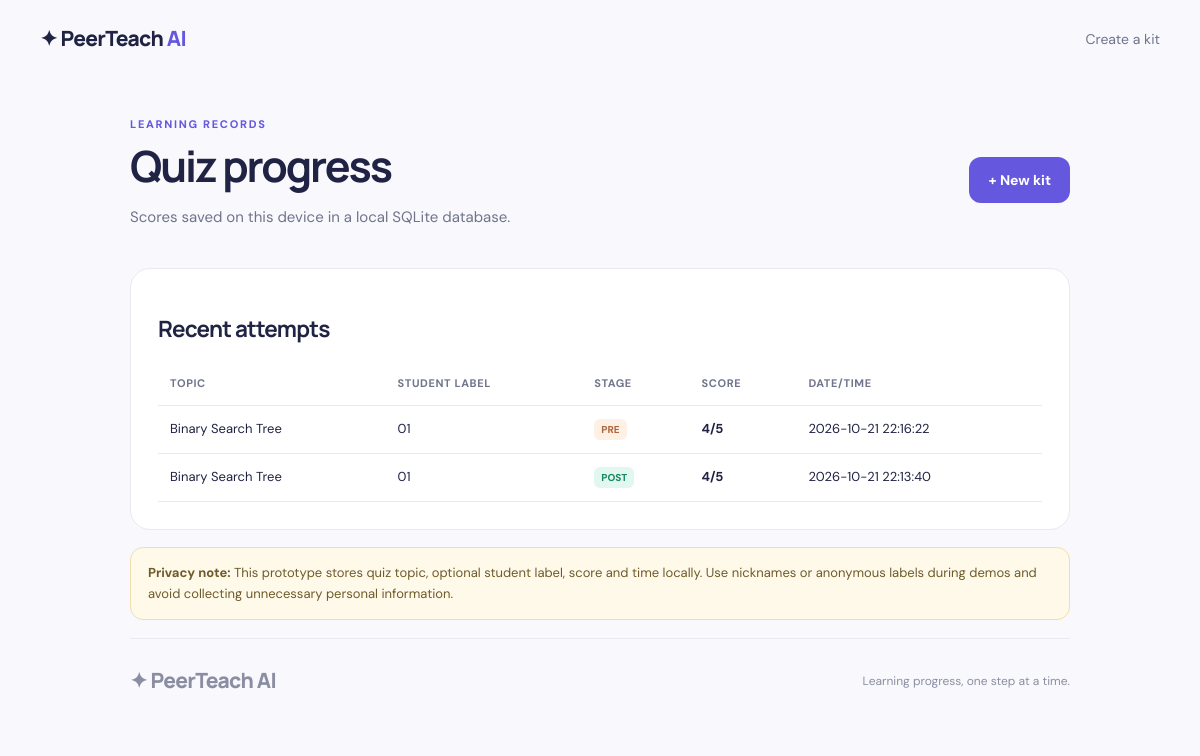
The app's page /progress with its own data.
### tables this page shows
CREATE TABLE quiz_attempts (
                id INTEGER PRIMARY KEY AUTOINCREMENT,
                topic TEXT NOT NULL,
                student_label TEXT,
                assessment_type TEXT NOT NULL,
                score INTEGER NOT NULL,
                total INTEGER NOT NULL,
                created_at TEXT NOT NULL
            );

### app.py (the view)
@app.route("/progress")
def progress():
    with get_db() as conn:
        rows = conn.execute(
            "SELECT topic, student_label, assessment_type, score, total, created_at FROM quiz_attempts ORDER BY id DESC LIMIT 100"
        ).fetchall()
    attempts = [dict(row) for row in rows]
    return render_template("progress.html", attempts=attempts)

### app.py (called while the page is built)
def get_db():
    conn = sqlite3.connect(DB_PATH)
    conn.row_factory = sqlite3.Row
    return conn

### templates/progress.html
<!doctype html>
<html lang="en"><head><meta charset="utf-8"><meta name="viewport" content="width=device-width, initial-scale=1"><title>Progress — PeerTeach AI</title><link rel="stylesheet" href="{{ url_for('static', filename='style.css') }}"></head>
<body><nav class="nav wrap"><a class="brand" href="{{ url_for('index') }}">✦ PeerTeach <span class="brand-ai">AI</span></a><div class="nav-links"><a href="{{ url_for('index') }}">Create a kit</a></div></nav>
<main class="wrap result-wrap"><div class="result-header"><div><div class="eyebrow">LEARNING RECORDS</div><h1>Quiz progress</h1><p class="muted">Scores saved on this device in a local SQLite database.</p></div><a class="button primary" href="{{ url_for('index') }}">+ New kit</a></div>
<section class="content-card"><h2>Recent attempts</h2>{% if attempts %}<div class="table-scroll"><table><thead><tr><th>Topic</th><th>Student label</th><th>Stage</th><th>Score</th><th>Date/time</th></tr></thead><tbody>{% for a in attempts %}<tr><td>{{ a.topic }}</td><td>{{ a.student_label or '—' }}</td><td><span class="stage {{ a.assessment_type }}">{{ a.assessment_type|upper }}</span></td><td><strong>{{ a.score }}/{{ a.total }}</strong></td><td>{{ a.created_at.replace('T', ' ') }}</td></tr>{% endfor %}</tbody></table></div>{% else %}<div class="empty-state"><div>📚</div><h3>No scores yet</h3><p>Generate a kit and complete a quiz to see your first record here.</p><a class="button primary" href="{{ url_for('index') }}">Start learning</a></div>{% endif %}</section>
<div class="notice"><strong>Privacy note:</strong> This prototype stores quiz topic, optional student label, score and time locally. Use nicknames or anonymous labels during demos and avoid collecting unnecessary personal information.</div>
<footer><a class="brand" href="{{ url_for('index') }}">✦ PeerTeach AI</a><span>Learning progress, one step at a time.</span></footer></main></body></html>

### static/style.css (style rules this page uses)
:root { --ink:#202343;--muted:#70748c;--purple:#6558df;--purple-dark:#5145c9;--line:#e8e9f3;--bg:#f8f8fd;--mint:#e1f7ef;--peach:#fff0e6;--lilac:#efedff;--blue:#e7f2ff }
* { box-sizing:border-box }
html { scroll-behavior:smooth }
body { margin:0;background:var(--bg);color:var(--ink);font-family:'DM Sans',sans-serif;font-size:15px;line-height:1.6 }
a { color:inherit;text-decoration:none }
.wrap { width:min(1120px,calc(100% - 40px));margin:0 auto }
.nav { height:78px;display:flex;align-items:center;justify-content:space-between }
.brand { font-family:Manrope,sans-serif;font-weight:800;font-size:21px;letter-spacing:-.7px }
.brand-icon,.brand-ai { color:var(--purple) }
.nav-links { display:flex;gap:28px;color:var(--muted);font-size:14px }
.eyebrow,.section-kicker { font-size:11px;letter-spacing:1.7px;font-weight:800;color:var(--purple) }
.eyebrow { display:flex;align-items:center;gap:9px }
.hero h1,.result-header h1 { font-family:Manrope,sans-serif;font-size:clamp(36px,4.8vw,57px);line-height:1.13;letter-spacing:-2.1px;margin:20px 0 }
.builder h2,.features h2,.content-card h2 { font-family:Manrope,sans-serif;letter-spacing:-.8px;line-height:1.25 }
.muted { color:var(--muted) }
.button { display:inline-flex;justify-content:center;align-items:center;gap:10px;border:0;border-radius:12px;padding:12px 19px;font-weight:700;font-size:14px;cursor:pointer;transition:transform .15s,background .15s }
.primary { background:var(--purple);color:white }
footer { border-top:1px solid var(--line);display:flex;justify-content:space-between;gap:15px;align-items:center;padding:25px 0 30px;color:#8b8ea2;font-size:12px }
.result-wrap { max-width:940px }
.result-header { display:flex;justify-content:space-between;align-items:center;gap:20px;padding:38px 0 24px }
.result-header h1 { font-size:clamp(30px,4vw,43px);margin:8px 0 }
.result-header .button { white-space:nowrap }
.notice { padding:15px 17px;border:1px solid #f0dfad;background:#fff9e9;border-radius:13px;color:#6e5b2a;font-size:13px;margin-bottom:18px }
.content-card { background:#fff;border:1px solid var(--line);border-radius:20px;padding:27px;margin-bottom:17px }
.table-scroll { overflow-x:auto }
table { width:100%;border-collapse:collapse;font-size:13px }
th,td { text-align:left;padding:13px 12px;border-bottom:1px solid var(--line);white-space:nowrap }
th { color:var(--muted);font-size:11px;text-transform:uppercase;letter-spacing:.6px }
.stage { font-size:10px;font-weight:800;padding:4px 7px;border-radius:6px }
.stage.pre { background:#fff0e6;color:#ad673b }
.stage.post { background:#e1f7ef;color:#168960 }

### records on screen
quiz_attempts: topic "Binary Search Tree", student_label "01", assessment_type "PRE", score "4", total "5", created_at.replace "2026-10-21 22:16:22"
quiz_attempts: topic "Binary Search Tree", student_label "01", assessment_type "POST", score "4", total "5", created_at.replace "2026-10-21 22:13:40"
